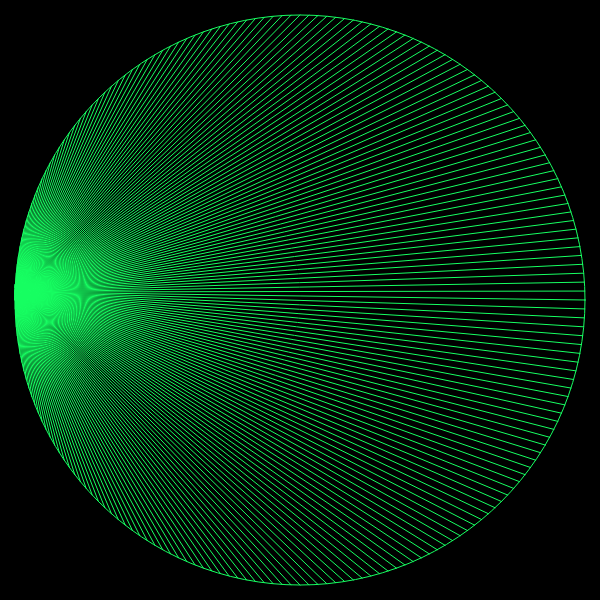
Frame 1 (no input)
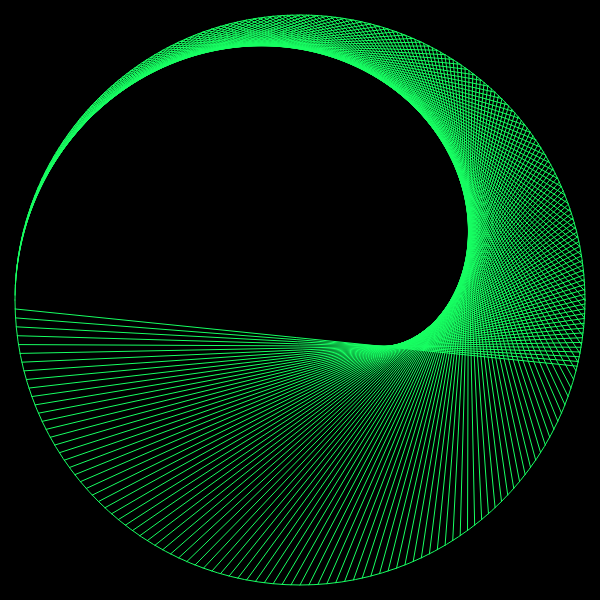
Frame 60 (no input)
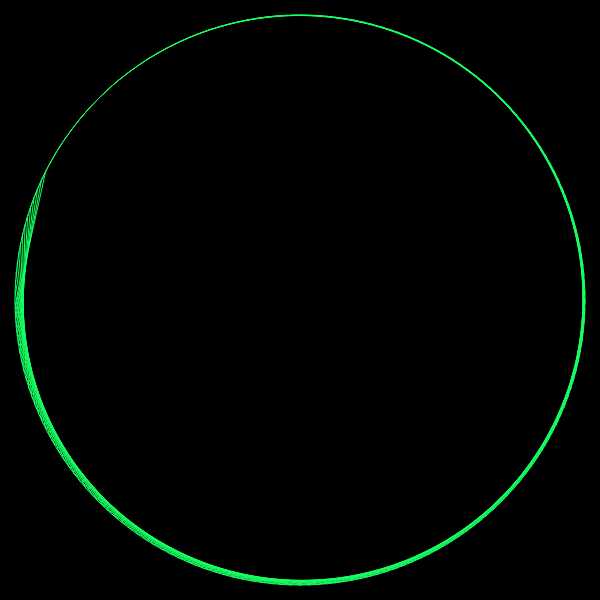
Frame 120 (the mouse pressed at the canvas centre since frame 60)

The p5.js sketch that drew these frames (run headless with seeded random() and noise() and a simulated clock; from frame 60 on, the mouse is pressed at the canvas centre):

// p5.js sketch
// ── sketch.js
let points= 200
let radius
let factor = 0
function setup(){
  createCanvas(600, 600)
  radius = width / 2 - 15
}

function findPoints(num){
  let angle = map(num, 0, points, 0, PI * 2)
  let x = radius * cos(angle - PI)
  let y = radius * sin(angle - PI)
  let vec = createVector(x, y)
  return vec
}
function draw() {
  background(0);
  factor += 0.009
  translate(width / 2, height / 2);
  stroke(23,255,98)
  strokeWeight(1)
  noFill()
  circle(0, 0, radius * 2)

  for(let i = 0; i < points; i++){
    let a = findPoints(i)
    let b = findPoints(i * factor)
    line(a.x, a.y, b.x, b.y)
  }

}

// ── styles.css
body {
  margin: 0;
  padding: 0;
  box-sizing: border-box;
  background-color: black;
  overflow: hidden;
}
canvas {
  position: absolute;
  left: 50%;
  top: 50%;
  transform: translate(-50%, -50%);
  /* max-width: 100vw;
  max-height: 100vh; */
}
